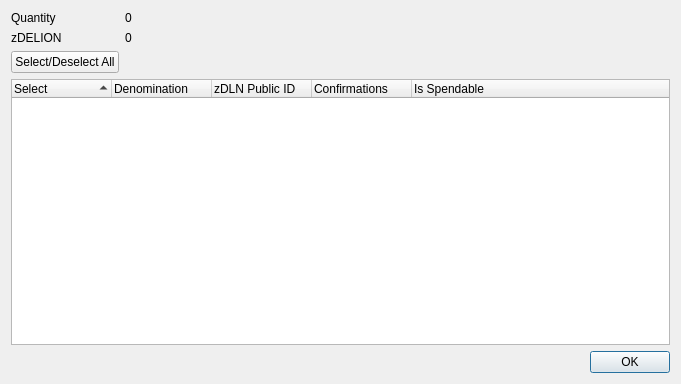
<?xml version="1.0" encoding="UTF-8"?>
<ui version="4.0">
 <class>ZDelionControlDialog</class>
 <widget class="QDialog" name="ZDelionControlDialog">
  <property name="geometry">
   <rect>
    <x>0</x>
    <y>0</y>
    <width>681</width>
    <height>384</height>
   </rect>
  </property>
  <property name="minimumSize">
   <size>
    <width>681</width>
    <height>384</height>
   </size>
  </property>
  <property name="windowTitle">
   <string>Select zDLN to Spend</string>
  </property>
  <layout class="QGridLayout" name="gridLayout">
   <item row="0" column="0">
    <layout class="QFormLayout" name="formLayout">
     <property name="sizeConstraint">
      <enum>QLayout::SetDefaultConstraint</enum>
     </property>
     <item row="0" column="0">
      <widget class="QLabel" name="labelQuantity">
       <property name="text">
        <string>Quantity</string>
       </property>
      </widget>
     </item>
     <item row="0" column="1">
      <widget class="QLabel" name="labelQuantity_int">
       <property name="text">
        <string>0</string>
       </property>
      </widget>
     </item>
     <item row="1" column="0">
      <widget class="QLabel" name="labelZDelion">
       <property name="text">
        <string>zDELION</string>
       </property>
      </widget>
     </item>
     <item row="1" column="1">
      <widget class="QLabel" name="labelZDelion_int">
       <property name="text">
        <string>0</string>
       </property>
      </widget>
     </item>
     <item row="2" column="0">
      <widget class="QPushButton" name="pushButtonAll">
       <property name="text">
        <string>Select/Deselect All</string>
       </property>
      </widget>
     </item>
    </layout>
   </item>
   <item row="1" column="0">
    <layout class="QVBoxLayout" name="verticalLayout">
     <item>
      <widget class="QTreeWidget" name="treeWidget">
       <property name="minimumSize">
        <size>
         <width>0</width>
         <height>250</height>
        </size>
       </property>
       <property name="alternatingRowColors">
        <bool>true</bool>
       </property>
       <property name="sortingEnabled">
        <bool>true</bool>
       </property>
       <property name="columnCount">
        <number>5</number>
       </property>
       <attribute name="headerDefaultSectionSize">
        <number>100</number>
       </attribute>
       <column>
        <property name="text">
         <string notr="true">Select</string>
        </property>
       </column>
       <column>
        <property name="text">
         <string notr="true">Denomination</string>
        </property>
       </column>
       <column>
        <property name="text">
         <string notr="true">zDLN Public ID</string>
        </property>
       </column>
       <column>
        <property name="text">
         <string notr="true">Confirmations</string>
        </property>
       </column>
       <column>
        <property name="text">
         <string>Is Spendable</string>
        </property>
       </column>
      </widget>
     </item>
     <item>
      <widget class="QDialogButtonBox" name="buttonBox">
       <property name="orientation">
        <enum>Qt::Horizontal</enum>
       </property>
       <property name="standardButtons">
        <set>QDialogButtonBox::Ok</set>
       </property>
      </widget>
     </item>
    </layout>
   </item>
  </layout>
 </widget>
 <resources/>
 <connections>
  <connection>
   <sender>buttonBox</sender>
   <signal>accepted()</signal>
   <receiver>ZDelionControlDialog</receiver>
   <slot>accept()</slot>
   <hints>
    <hint type="sourcelabel">
     <x>248</x>
     <y>254</y>
    </hint>
    <hint type="destinationlabel">
     <x>157</x>
     <y>274</y>
    </hint>
   </hints>
  </connection>
  <connection>
   <sender>buttonBox</sender>
   <signal>rejected()</signal>
   <receiver>ZDelionControlDialog</receiver>
   <slot>reject()</slot>
   <hints>
    <hint type="sourcelabel">
     <x>316</x>
     <y>260</y>
    </hint>
    <hint type="destinationlabel">
     <x>286</x>
     <y>274</y>
    </hint>
   </hints>
  </connection>
 </connections>
</ui>
